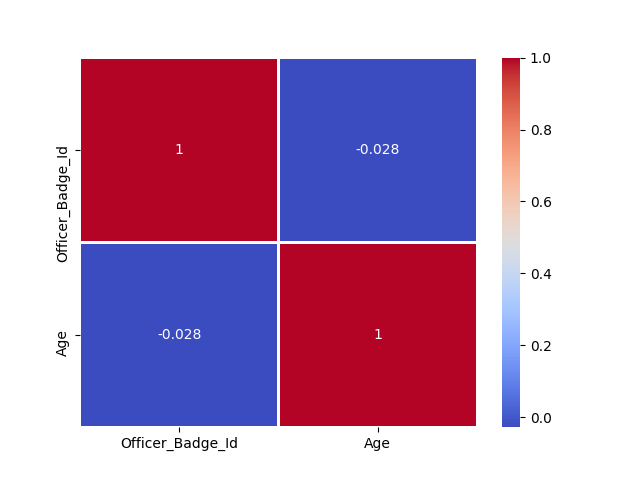

The script that saved this image:
#!/usr/bin/env python3

import pandas as pd
import numpy as np
import sys
import seaborn as sns
import matplotlib.pyplot as plt


# read in all our data
# nfl_data = pd.read_csv("../input/nflplaybyplay2009to2016/NFL Play by Play 2009-2017 (v4).csv")



def showMe(x):
    
    df = pd.read_csv(x, engine = 'python') #evtl .from_csv
    #sns.set()
    #plot = sns.heatmap(data.corr(, self, method='pearson', min_periods =1),annot=True, cmap='Blues', linewidths=1)
    #plt.show()  

    correlations = df.corr()
#correlations
#sns.heatmap(corr2)
    h = sns.heatmap(correlations, annot=True, linewidth=1, cmap='coolwarm')
    
    #fig, ax = plt.subplots(figsize=(6,6))
    #ax = sns.heatmap(data, linewidths=.5, ax=ax, cbar=False)
    #fig.savefig('heat.pgf')
    plt.show()
    
    #fig, ax = plt.subplots(figsiz
    plt.savefig('corr.png')
    #s = cwd + "/heat.pgf"
    

    
    
if __name__ == "__main__":

    x = sys.argv[1]
    print(showMe(x))
